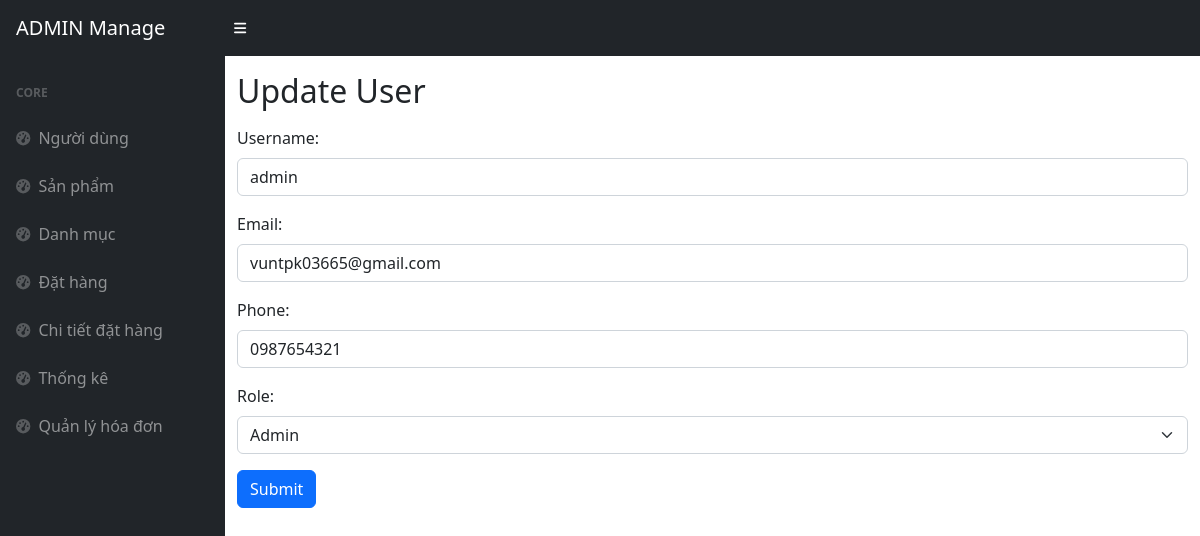
/admin/index.php?view=update-user&id=1, run on the app's committed database.
### tables this page shows
CREATE TABLE `user` (
  `id` int(11) NOT NULL,
  `username` varchar(100) NOT NULL,
  `email` varchar(255) NOT NULL,
  `phone` varchar(15) NOT NULL,
  `password` varchar(255) NOT NULL,
  `role` varchar(50) NOT NULL,
  `fullname` varchar(255) DEFAULT NULL,
  `address` text DEFAULT NULL,
  `reset_token` varchar(255) DEFAULT NULL,
  `reset_token_expires` datetime DEFAULT NULL
);

### admin/users/update-user.php (called while the page is built)
<?php
include_once "./include/header.php";
include_once "./include/slidebar.php";
include_once "update-user-form.php";
include_once "../config/DBUntil.php";
?>

### config/DBUntil.php (called while the page is built, shortened)
<?php
include "config.php";
class DBUntil
{
     private $connection = null;
     function __construct()
     {
          $db = new Database(HOST, USERNAME, PASSWORD, DB_NAME);
          $this->connection = $db->getConnection();
     }
     public function select($sql, $params = [])
     {
          $stmt = $this->connection->prepare($sql);
          $stmt->execute($params);
          $stmt->setFetchMode(PDO::FETCH_ASSOC);
          return $stmt->fetchAll();
     }
}

### config/config.php (called while the page is built, shortened)
<?php
class Database
{
     private $host;
     private $username;
     private $password;
     private $dbname;
     public function __construct($host, $username, $password, $dbname)
     {
          $this->host = $host;
          $this->password = $password;
          $this->username = $username;
          $this->dbname = $dbname;
     }
     public function getConnection()
     {
          try {
               $url = "mysql:host=" . $this->host . ";dbname=" . $this->dbname . ";username=" . $this->username . "";
               $this->connection = new PDO($url, $this->username, $this->password);
               $this->connection->setAttribute(PDO::ATTR_ERRMODE, PDO::ERRMODE_EXCEPTION);
               return $this->connection;
          } catch (\Exception $e) {
               echo "Error: " . $e->getMessage();
               return null;
          }
     }
}

### admin/users/update-user-form.php (the view, shortened to what this page needs)
<?php
include_once "../config/DBUntil.php";
$db = new DBUntil();
if (isset($_GET['id'])) {
     $id = $_GET['id'];
} else {
     $id = '';
}
if ($id) {
     $result = $db->select("SELECT * FROM user WHERE id = $id");
     if ($result && count($result) > 0) {
          $user = $result[0];
          $oldrole = $user['role'];
     } else {
          echo "User not found";
          exit;
     }
} else {
     echo "User ID is missing";
     exit;
}
?>
<div class="container">
     <form action="index.php?view=update-user&id=<?= $id ?>" method="post">
          <h2 class="mt-3">Update User</h2>
          <div class="mb-3 mt-3">
               <label for="name" class="form-label">Username:</label>
               <input type="text" class="form-control" id="name" value="<?php echo $user['username']; ?>" name="username">
          </div>
          <div class="mb-3">
               <label for="image" class="form-label">Email:</label>
               <input type="text" class="form-control" id="image" value="<?php echo $user['email']; ?>" name="email">
          </div>
          <div class="mb-3">
               <label for="price" class="form-label">Phone:</label>
               <input type="text" class="form-control" id="price" value="<?php echo $user['phone']; ?>" name="phone">
          </div>
          <div class="mb-3">
               <label for="" class="form-label">Role:</label>
               <select class="form-select" aria-label="Select role" name="role">
                    <option value="admin" <?php if ($oldrole == 1) echo 'selected="selected"'; ?>>Admin</option>
               </select>
          </div>
          <button type="submit" class="btn btn-primary">Submit</button>
     </form>
</div>

### data on the page
user: username "admin", email "vuntpk03665@gmail.com", phone "0987654321"
